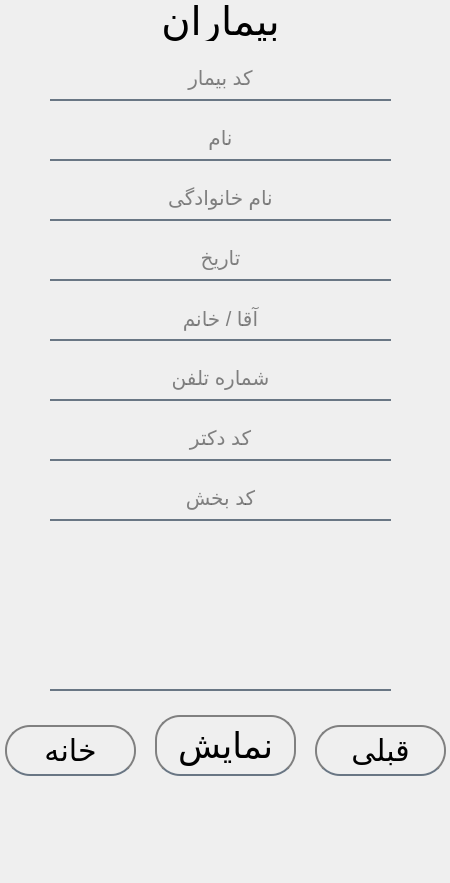
<?xml version="1.0" encoding="UTF-8"?>
<ui version="4.0">
 <class>MainWindow</class>
 <widget class="QMainWindow" name="MainWindow">
  <property name="geometry">
   <rect>
    <x>0</x>
    <y>0</y>
    <width>450</width>
    <height>883</height>
   </rect>
  </property>
  <property name="windowTitle">
   <string>MainWindow</string>
  </property>
  <widget class="QWidget" name="centralwidget">
   <widget class="QPushButton" name="but_bake">
    <property name="geometry">
     <rect>
      <x>310</x>
      <y>720</y>
      <width>141</width>
      <height>61</height>
     </rect>
    </property>
    <property name="font">
     <font>
      <family>IRNazanin</family>
      <pointsize>-1</pointsize>
      <weight>50</weight>
      <italic>false</italic>
      <bold>false</bold>
     </font>
    </property>
    <property name="styleSheet">
     <string notr="true">QPushButton {
    background-color: transparent; /* Transparent background */
    color: rgb(0,0,0); /* Text color */
    border: 2px solid gray; /* Border around the button */
    padding: 5px; /* Increased padding for better touch targets */
    border-radius: 25px; /* Rounded corners */
    margin: 5px; /* Uniform margin on all sides */
    font-size: 35px; /* Font size for better readability */
	font: 30pt &quot;IRNazanin&quot;;
border-bottom: 2px solid rgba(105,118,132,255);
}

QPushButton:hover {
    border-color: rgba(190, 190, 190, 0.7); /* Lighter border on hover */
    background-color: rgba(255, 255, 255, 0.1); /* Light background on hover for visual feedback */
}

QPushButton:pressed {
    background-color: rgba(255, 255, 255, 0.2); /* Darker background when pressed */
	font: 20pt &quot;Ubuntu&quot;;
    border-color: rgba(150, 150, 150, 0.8); /* Change border color when pressed */
}

QPushButton:disabled {
    color: rgba(255, 255, 255, 0.5); /* Lighter text color when disabled */
    border-color: rgba(190, 190, 190, 0.3); /* Lighter border when disabled */
}
QPushButton {
    background-color: transparent; /* Transparent background */
    color: rgb(0,0,0); /* Text color */
    border: 2px solid gray; /* Border around the button */
    padding: 5px; /* Increased padding for better touch targets */
    border-radius: 25px; /* Rounded corners */
    margin: 5px; /* Uniform margin on all sides */
    font-size: 30px; /* Font size for better readability */
border-bottom: 2px solid rgba(105,118,132,255);
}

QPushButton:hover {
    border-color: rgba(190, 190, 190, 0.7); /* Lighter border on hover */
    background-color: rgba(255, 255, 255, 0.1); /* Light background on hover for visual feedback */
}

QPushButton:pressed {
    background-color: rgba(255, 255, 255, 0.2); /* Darker background when pressed */
	font: 20pt &quot;Ubuntu&quot;;
    border-color: rgba(150, 150, 150, 0.8); /* Change border color when pressed */
}

QPushButton:disabled {
    color: rgba(255, 255, 255, 0.5); /* Lighter text color when disabled */
    border-color: rgba(190, 190, 190, 0.3); /* Lighter border when disabled */
}
</string>
    </property>
    <property name="text">
     <string>قبلی</string>
    </property>
   </widget>
   <widget class="QLineEdit" name="line_gender">
    <property name="geometry">
     <rect>
      <x>50</x>
      <y>300</y>
      <width>341</width>
      <height>41</height>
     </rect>
    </property>
    <property name="styleSheet">
     <string notr="true">background-color: rgba(0,0,0,0);
border: none;
border-bottom: 2px solid rgba(105,118,132,255);
color: rgba(10, 10, 10,250); 
padding-bottom: 3px;
font-size: 20px;
font: 20pt &quot;IRNazanin&quot;;
</string>
    </property>
    <property name="text">
     <string/>
    </property>
    <property name="alignment">
     <set>Qt::AlignCenter</set>
    </property>
    <property name="placeholderText">
     <string>آقا / خانم</string>
    </property>
    <property name="cursorMoveStyle">
     <enum>Qt::LogicalMoveStyle</enum>
    </property>
   </widget>
   <widget class="QLineEdit" name="line_docter_code">
    <property name="geometry">
     <rect>
      <x>50</x>
      <y>420</y>
      <width>341</width>
      <height>41</height>
     </rect>
    </property>
    <property name="styleSheet">
     <string notr="true">background-color: rgba(0,0,0,0);
border: none;
border-bottom: 2px solid rgba(105,118,132,255);
color: rgba(10, 10, 10,250); 
padding-bottom: 3px;
font-size: 20px;
font: 20pt &quot;IRNazanin&quot;;
</string>
    </property>
    <property name="text">
     <string/>
    </property>
    <property name="alignment">
     <set>Qt::AlignCenter</set>
    </property>
    <property name="placeholderText">
     <string>کد دکتر</string>
    </property>
    <property name="cursorMoveStyle">
     <enum>Qt::LogicalMoveStyle</enum>
    </property>
   </widget>
   <widget class="QLineEdit" name="line_phone">
    <property name="geometry">
     <rect>
      <x>50</x>
      <y>360</y>
      <width>341</width>
      <height>41</height>
     </rect>
    </property>
    <property name="styleSheet">
     <string notr="true">background-color: rgba(0,0,0,0);
border: none;
border-bottom: 2px solid rgba(105,118,132,255);
color: rgba(10, 10, 10,250); 
padding-bottom: 3px;
font-size: 20px;
font: 20pt &quot;IRNazanin&quot;;
</string>
    </property>
    <property name="text">
     <string/>
    </property>
    <property name="alignment">
     <set>Qt::AlignCenter</set>
    </property>
    <property name="placeholderText">
     <string>شماره تلفن</string>
    </property>
    <property name="cursorMoveStyle">
     <enum>Qt::LogicalMoveStyle</enum>
    </property>
   </widget>
   <widget class="QPushButton" name="but_home">
    <property name="geometry">
     <rect>
      <x>0</x>
      <y>720</y>
      <width>141</width>
      <height>61</height>
     </rect>
    </property>
    <property name="font">
     <font>
      <family>IRNazanin</family>
      <pointsize>-1</pointsize>
      <weight>50</weight>
      <italic>false</italic>
      <bold>false</bold>
     </font>
    </property>
    <property name="styleSheet">
     <string notr="true">QPushButton {
    background-color: transparent; /* Transparent background */
    color: rgb(0,0,0); /* Text color */
    border: 2px solid gray; /* Border around the button */
    padding: 5px; /* Increased padding for better touch targets */
    border-radius: 25px; /* Rounded corners */
    margin: 5px; /* Uniform margin on all sides */
    font-size: 35px; /* Font size for better readability */
	font: 30pt &quot;IRNazanin&quot;;
border-bottom: 2px solid rgba(105,118,132,255);
}

QPushButton:hover {
    border-color: rgba(190, 190, 190, 0.7); /* Lighter border on hover */
    background-color: rgba(255, 255, 255, 0.1); /* Light background on hover for visual feedback */
}

QPushButton:pressed {
    background-color: rgba(255, 255, 255, 0.2); /* Darker background when pressed */
	font: 20pt &quot;Ubuntu&quot;;
    border-color: rgba(150, 150, 150, 0.8); /* Change border color when pressed */
}

QPushButton:disabled {
    color: rgba(255, 255, 255, 0.5); /* Lighter text color when disabled */
    border-color: rgba(190, 190, 190, 0.3); /* Lighter border when disabled */
}
QPushButton {
    background-color: transparent; /* Transparent background */
    color: rgb(0,0,0); /* Text color */
    border: 2px solid gray; /* Border around the button */
    padding: 5px; /* Increased padding for better touch targets */
    border-radius: 25px; /* Rounded corners */
    margin: 5px; /* Uniform margin on all sides */
    font-size: 30px; /* Font size for better readability */
border-bottom: 2px solid rgba(105,118,132,255);
}

QPushButton:hover {
    border-color: rgba(190, 190, 190, 0.7); /* Lighter border on hover */
    background-color: rgba(255, 255, 255, 0.1); /* Light background on hover for visual feedback */
}

QPushButton:pressed {
    background-color: rgba(255, 255, 255, 0.2); /* Darker background when pressed */
	font: 20pt &quot;Ubuntu&quot;;
    border-color: rgba(150, 150, 150, 0.8); /* Change border color when pressed */
}

QPushButton:disabled {
    color: rgba(255, 255, 255, 0.5); /* Lighter text color when disabled */
    border-color: rgba(190, 190, 190, 0.3); /* Lighter border when disabled */
}
</string>
    </property>
    <property name="text">
     <string>خانه</string>
    </property>
   </widget>
   <widget class="QLineEdit" name="line_date">
    <property name="geometry">
     <rect>
      <x>50</x>
      <y>240</y>
      <width>341</width>
      <height>41</height>
     </rect>
    </property>
    <property name="styleSheet">
     <string notr="true">background-color: rgba(0,0,0,0);
border: none;
border-bottom: 2px solid rgba(105,118,132,255);
color: rgba(10, 10, 10,250); 
padding-bottom: 3px;
font-size: 20px;
font: 20pt &quot;IRNazanin&quot;;
</string>
    </property>
    <property name="text">
     <string/>
    </property>
    <property name="alignment">
     <set>Qt::AlignCenter</set>
    </property>
    <property name="placeholderText">
     <string>تاریخ</string>
    </property>
    <property name="cursorMoveStyle">
     <enum>Qt::LogicalMoveStyle</enum>
    </property>
   </widget>
   <widget class="QLineEdit" name="line_part">
    <property name="geometry">
     <rect>
      <x>50</x>
      <y>480</y>
      <width>341</width>
      <height>41</height>
     </rect>
    </property>
    <property name="styleSheet">
     <string notr="true">background-color: rgba(0,0,0,0);
border: none;
border-bottom: 2px solid rgba(105,118,132,255);
color: rgba(10, 10, 10,250); 
padding-bottom: 3px;
font-size: 20px;
font: 20pt &quot;IRNazanin&quot;;
</string>
    </property>
    <property name="text">
     <string/>
    </property>
    <property name="alignment">
     <set>Qt::AlignCenter</set>
    </property>
    <property name="placeholderText">
     <string>کد بخش</string>
    </property>
    <property name="cursorMoveStyle">
     <enum>Qt::LogicalMoveStyle</enum>
    </property>
   </widget>
   <widget class="QLabel" name="label_pic">
    <property name="geometry">
     <rect>
      <x>0</x>
      <y>0</y>
      <width>451</width>
      <height>891</height>
     </rect>
    </property>
    <property name="text">
     <string/>
    </property>
    <property name="pixmap">
     <pixmap>1.jpg</pixmap>
    </property>
    <property name="scaledContents">
     <bool>true</bool>
    </property>
   </widget>
   <widget class="QLabel" name="label_name">
    <property name="geometry">
     <rect>
      <x>20</x>
      <y>0</y>
      <width>401</width>
      <height>41</height>
     </rect>
    </property>
    <property name="font">
     <font>
      <family>IRNazanin</family>
      <pointsize>30</pointsize>
      <weight>50</weight>
      <italic>false</italic>
      <bold>false</bold>
     </font>
    </property>
    <property name="styleSheet">
     <string notr="true">color: rgb(0,0,0);
font: 30pt &quot;IRNazanin&quot;;</string>
    </property>
    <property name="text">
     <string>بیماران</string>
    </property>
    <property name="alignment">
     <set>Qt::AlignCenter</set>
    </property>
   </widget>
   <widget class="QLineEdit" name="line_name">
    <property name="geometry">
     <rect>
      <x>50</x>
      <y>120</y>
      <width>341</width>
      <height>41</height>
     </rect>
    </property>
    <property name="styleSheet">
     <string notr="true">background-color: rgba(0,0,0,0);
border: none;
border-bottom: 2px solid rgba(105,118,132,255);
color: rgba(10, 10, 10,250); 
padding-bottom: 3px;
font-size: 20px;
font: 20pt &quot;IRNazanin&quot;;
</string>
    </property>
    <property name="alignment">
     <set>Qt::AlignCenter</set>
    </property>
    <property name="placeholderText">
     <string>نام</string>
    </property>
    <property name="cursorMoveStyle">
     <enum>Qt::VisualMoveStyle</enum>
    </property>
   </widget>
   <widget class="QLineEdit" name="line_lastname">
    <property name="geometry">
     <rect>
      <x>50</x>
      <y>180</y>
      <width>341</width>
      <height>41</height>
     </rect>
    </property>
    <property name="styleSheet">
     <string notr="true">background-color: rgba(0,0,0,0);
border: none;
border-bottom: 2px solid rgba(105,118,132,255);
color: rgba(10, 10, 10,250); 
padding-bottom: 3px;
font-size: 20px;
font: 20pt &quot;IRNazanin&quot;;
</string>
    </property>
    <property name="text">
     <string/>
    </property>
    <property name="alignment">
     <set>Qt::AlignCenter</set>
    </property>
    <property name="placeholderText">
     <string>نام خانوادگی</string>
    </property>
    <property name="cursorMoveStyle">
     <enum>Qt::LogicalMoveStyle</enum>
    </property>
   </widget>
   <widget class="QPushButton" name="but_display">
    <property name="geometry">
     <rect>
      <x>150</x>
      <y>710</y>
      <width>151</width>
      <height>71</height>
     </rect>
    </property>
    <property name="font">
     <font>
      <family>IRNazanin</family>
      <pointsize>30</pointsize>
      <weight>50</weight>
      <italic>false</italic>
      <bold>false</bold>
     </font>
    </property>
    <property name="styleSheet">
     <string notr="true">QPushButton {
    background-color: transparent; /* Transparent background */
    color: rgb(0,0,0); /* Text color */
    border: 2px solid gray; /* Border around the button */
    padding: 5px; /* Increased padding for better touch targets */
    border-radius: 25px; /* Rounded corners */
    margin: 5px; /* Uniform margin on all sides */
    font-size: 35px; /* Font size for better readability */
	font: 30pt &quot;IRNazanin&quot;;
border-bottom: 2px solid rgba(105,118,132,255);
}

QPushButton:hover {
    border-color: rgba(190, 190, 190, 0.7); /* Lighter border on hover */
    background-color: rgba(255, 255, 255, 0.1); /* Light background on hover for visual feedback */
}

QPushButton:pressed {
    background-color: rgba(255, 255, 255, 0.2); /* Darker background when pressed */
	font: 20pt &quot;Ubuntu&quot;;
    border-color: rgba(150, 150, 150, 0.8); /* Change border color when pressed */
}

QPushButton:disabled {
    color: rgba(255, 255, 255, 0.5); /* Lighter text color when disabled */
    border-color: rgba(190, 190, 190, 0.3); /* Lighter border when disabled */
}
</string>
    </property>
    <property name="text">
     <string>نمایش</string>
    </property>
   </widget>
   <widget class="QLineEdit" name="line_patient_code">
    <property name="geometry">
     <rect>
      <x>50</x>
      <y>60</y>
      <width>341</width>
      <height>41</height>
     </rect>
    </property>
    <property name="sizePolicy">
     <sizepolicy hsizetype="Expanding" vsizetype="Fixed">
      <horstretch>0</horstretch>
      <verstretch>0</verstretch>
     </sizepolicy>
    </property>
    <property name="layoutDirection">
     <enum>Qt::LeftToRight</enum>
    </property>
    <property name="autoFillBackground">
     <bool>false</bool>
    </property>
    <property name="styleSheet">
     <string notr="true">background-color: rgba(0,0,0,0);
border: none;
border-bottom: 2px solid rgba(105,118,132,255);
color: rgba(10, 10, 10,250); 
padding-bottom: 3px;
font-size: 20px;
font: 20pt &quot;IRNazanin&quot;;
</string>
    </property>
    <property name="cursorPosition">
     <number>0</number>
    </property>
    <property name="alignment">
     <set>Qt::AlignCenter</set>
    </property>
    <property name="dragEnabled">
     <bool>false</bool>
    </property>
    <property name="placeholderText">
     <string>کد بیمار</string>
    </property>
    <property name="cursorMoveStyle">
     <enum>Qt::VisualMoveStyle</enum>
    </property>
   </widget>
   <widget class="QListWidget" name="list_display">
    <property name="geometry">
     <rect>
      <x>50</x>
      <y>540</y>
      <width>341</width>
      <height>151</height>
     </rect>
    </property>
    <property name="layoutDirection">
     <enum>Qt::RightToLeft</enum>
    </property>
    <property name="styleSheet">
     <string notr="true">background-color: rgba(0,0,0,0);
border: none;
border-bottom: 2px solid rgba(105,118,132,255);
color: rgba(10, 10, 10,250); 
padding-bottom: 3px;
font-size: 14px;
</string>
    </property>
   </widget>
   <zorder>label_pic</zorder>
   <zorder>but_bake</zorder>
   <zorder>line_gender</zorder>
   <zorder>line_docter_code</zorder>
   <zorder>line_phone</zorder>
   <zorder>but_home</zorder>
   <zorder>line_date</zorder>
   <zorder>line_part</zorder>
   <zorder>label_name</zorder>
   <zorder>line_name</zorder>
   <zorder>line_lastname</zorder>
   <zorder>but_display</zorder>
   <zorder>line_patient_code</zorder>
   <zorder>list_display</zorder>
  </widget>
 </widget>
 <resources/>
 <connections/>
</ui>
